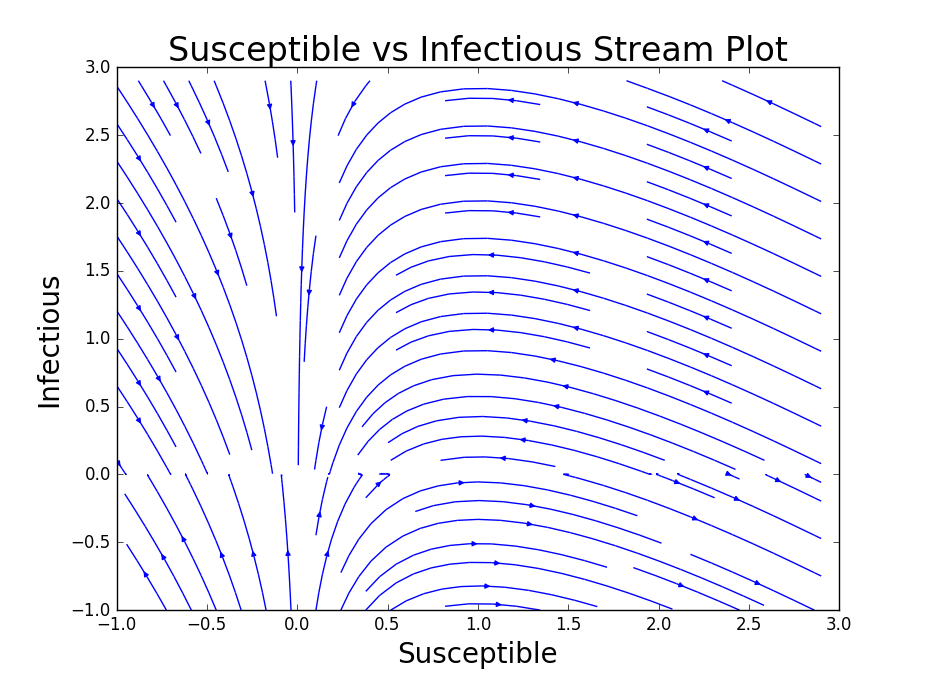

The Python source for this figure:
#!/usr/bin/python

from pylab import *
import matplotlib.pyplot as plt

x_min, x_max = -1, 3
y_min, y_max = -1, 3
x_values, y_values = meshgrid(arange(x_min, x_max, 0.1), arange(y_min, y_max, 0.1))

a = 1.0
b = 1.0

x_dot = - a * x_values * y_values
y_dot = a * x_values * y_values - b * y_values

streamplot(x=x_values, y=y_values, u=x_dot, v=y_dot)
plt.xlim((x_min, x_max))

plt.xlabel("Susceptible", fontsize=20)
plt.ylabel("Infectious", fontsize=20)
plt.title("Susceptible vs Infectious Stream Plot", fontsize=24)

show()
